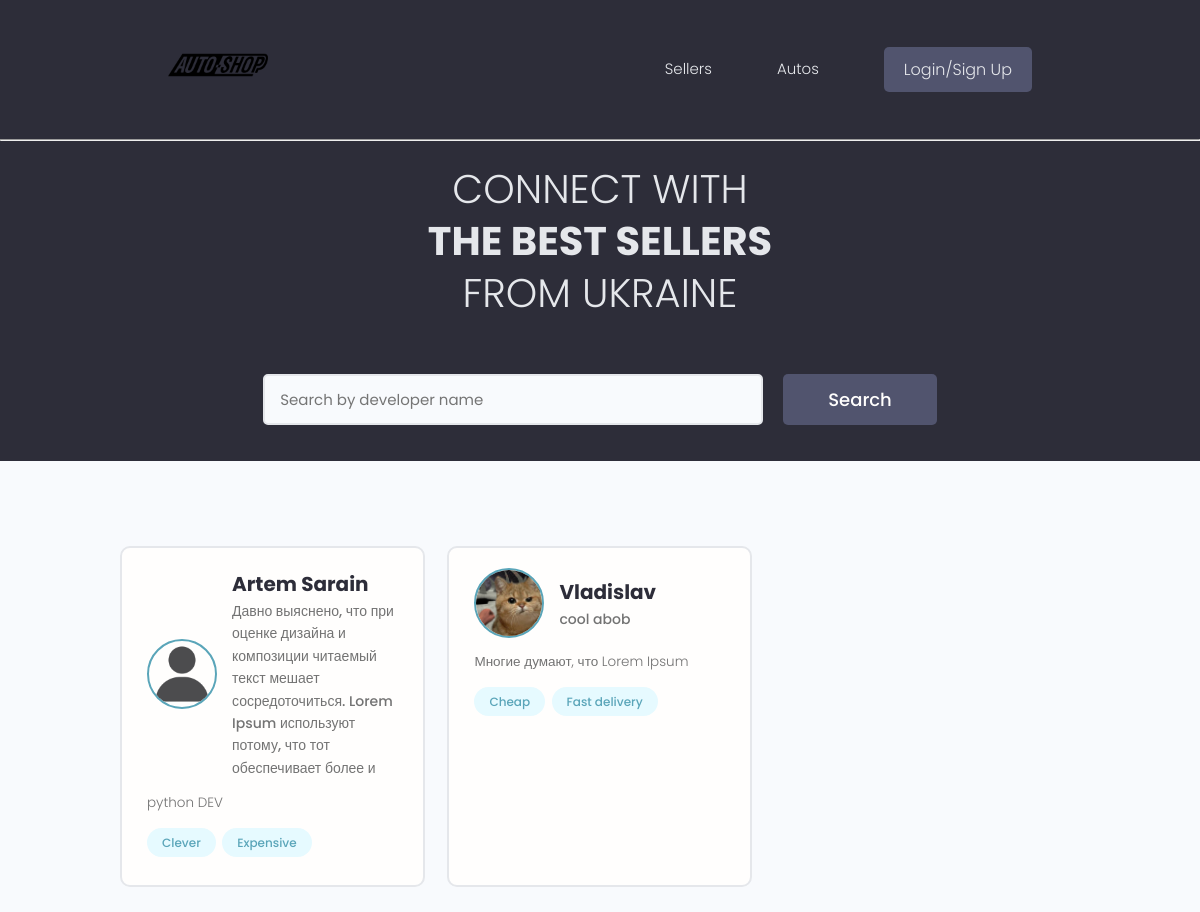
/users/, run on an earlier commit of the app's database.
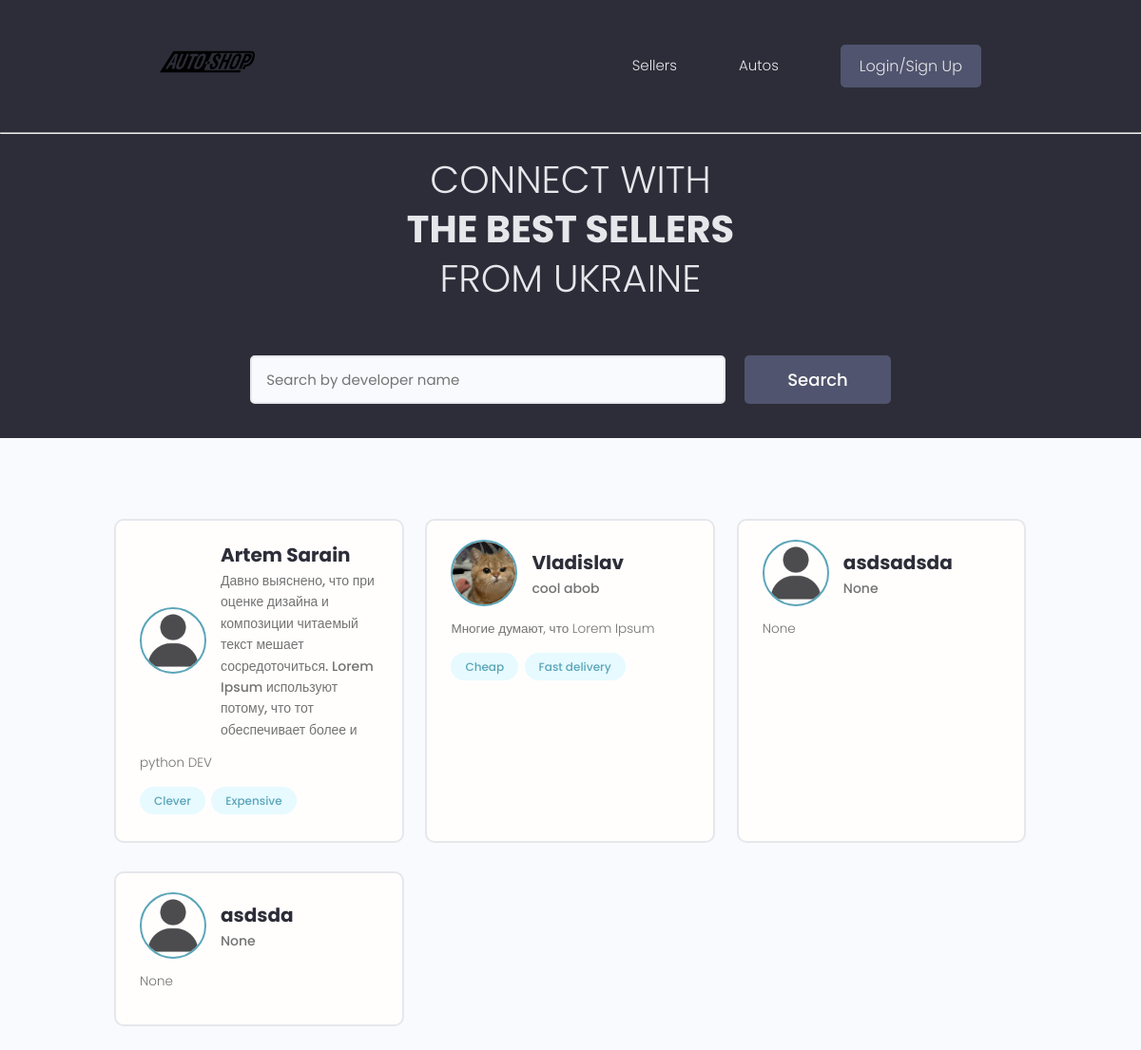
And on a later commit of the database.
### users/models.py (models this page shows, shortened)
class Profile(models.Model):
    id = models.BigAutoField(primary_key=True)
    user = models.OneToOneField(User, on_delete=models.CASCADE)
    name = models.CharField(max_length=50, null=True, blank=True)
    email = models.EmailField(max_length=254, default="default@example.com")
    username = models.CharField(max_length=50, null=True, blank=True)
    shortbio = models.CharField(max_length=100, null=True, blank=True)
    bio = models.TextField(null=True, blank=True)
    profile_image = models.ImageField(null=True, blank=True, default="profiles/default-user.png", upload_to='profiles/')
    location = models.CharField(max_length=200)
    social_telegram = models.CharField(max_length=500, null=True, blank=True)
    social_youtube = models.CharField(max_length=500, null=True, blank=True)
    vote_total = models.IntegerField(default=0, null=True, blank=True)
    vote_ratio = models.IntegerField(default=0, null=True, blank=True)
    created = models.DateTimeField(auto_now_add=True)

class Advantage(models.Model):
    owner = models.ForeignKey(Profile, on_delete=models.CASCADE, null=True, blank=True)
    name = models.CharField(max_length=100)
    description = models.CharField(max_length=300, null=True, blank=True)
    id = models.BigAutoField(primary_key=True)
    created = models.DateTimeField(auto_now_add=True)
    def __str__(self):
        return self.name

### users/views.py (the view)
# urls.py: path('', views.profiles, name='profiles'),
def profiles(request):
    profiles, search_query = searchProfile(request)
    custom_range, profiles = paginateProfiles(request, profiles, 6)
    contex = {'profiles': profiles, "search_query": search_query, "custom_range": custom_range}
    return render(request, 'users/profiles.html', contex)

### users/utils.py (called while the page is built)
def searchProfile(request):
    search_query = ""
    if request.GET.get("search_query"):
        search_query = request.GET.get("search_query")
    advantages = Advantage.objects.filter(name__icontains=search_query)
    profiles = Profile.objects.distinct().filter(
        Q(name__icontains=search_query) |
        Q(shortbio__icontains=search_query) |
        Q(bio__icontains=search_query) |
        Q(advantage__in=advantages)
    )
    return profiles, search_query

def paginateProfiles(request, profiles, result):
    page = request.GET.get("page")
    paginator = Paginator(profiles, result)
    try:
        profiles = paginator.page(page)
    except PageNotAnInteger:
        page = 1
        profiles = paginator.page(page)
    except EmptyPage:
        page = paginator.num_pages
        profiles = paginator.page(page)
    left_index = (int(page) - 4)
    if left_index < 1:
        left_index = 1
    right_index = (int(page) + 5)
    if right_index > paginator.num_pages:
        right_index = paginator.num_pages + 1
    custom_range = range(left_index, right_index)
    return custom_range, profiles

### users/templates/users/profiles.html (shortened to what this page needs)
{% extends 'main.html' %}
{% block content %}
  <main class="home">
    <section class="hero-section text-center">
      <div class="container container--narrow">
        <div class="hero-section__box">
          <h2>CONNECT WITH</h2>
          <h2><span>THE BEST SELLERS</span></h2>
          <h2>FROM UKRAINE</h2>
        </div>
        <div class="hero-section__search">
          <form id="searchForm" class="form" action="{% url 'profiles' %}" method="get">
            <div class="form__field">
              <input class="input input--text" id="formInput#search" type="text" name="search_query"
                value="{{search_query}}" placeholder="Search by developer name" />
            </div>
            <input class="btn btn--sub btn--lg" type="submit" value="Search" />
          </form>
        </div>
      </div>
    </section>
    <section class="devlist">
      <div class="container">
        <div class="grid grid--three">
          {% for profile in profiles %}
          <div class="column card">
            <div class="dev">
              <a href="{% url 'user-profile' profile.id %}" class="card__body">
                <div class="dev__profile">
                  <img class="avatar avatar--md" src="{{profile.profile_image.url}}" alt="image" />
                  <div class="dev__meta">
                    <h3>{{profile.name}}</h3>
                    <h5>{{profile.bio|slice:"150"}}</h5>
                  </div>
                </div>
                <p class="dev__info">{{profile.shortbio}}</p>
                <div class="dev__skills">
                  {% for adv in profile.advantage_set.all|slice:"5" %}
                  <span class="tag tag--pill tag--main">
                    <small>{{adv}}</small>
                  </span>
                  {% endfor %}
                </div>
              </a>
            </div>
          </div>
          {% endfor %}
        </div>
      </div>
    </section>
  </main>
 {% endblock content %}

What changed in the data, as far as the page shows it:
added Profile: profile_image (placeholder picture), name "asdsadsda", bio "None", shortbio "None"
added Profile: profile_image (placeholder picture), name "asdsda", bio "None", shortbio "None"
